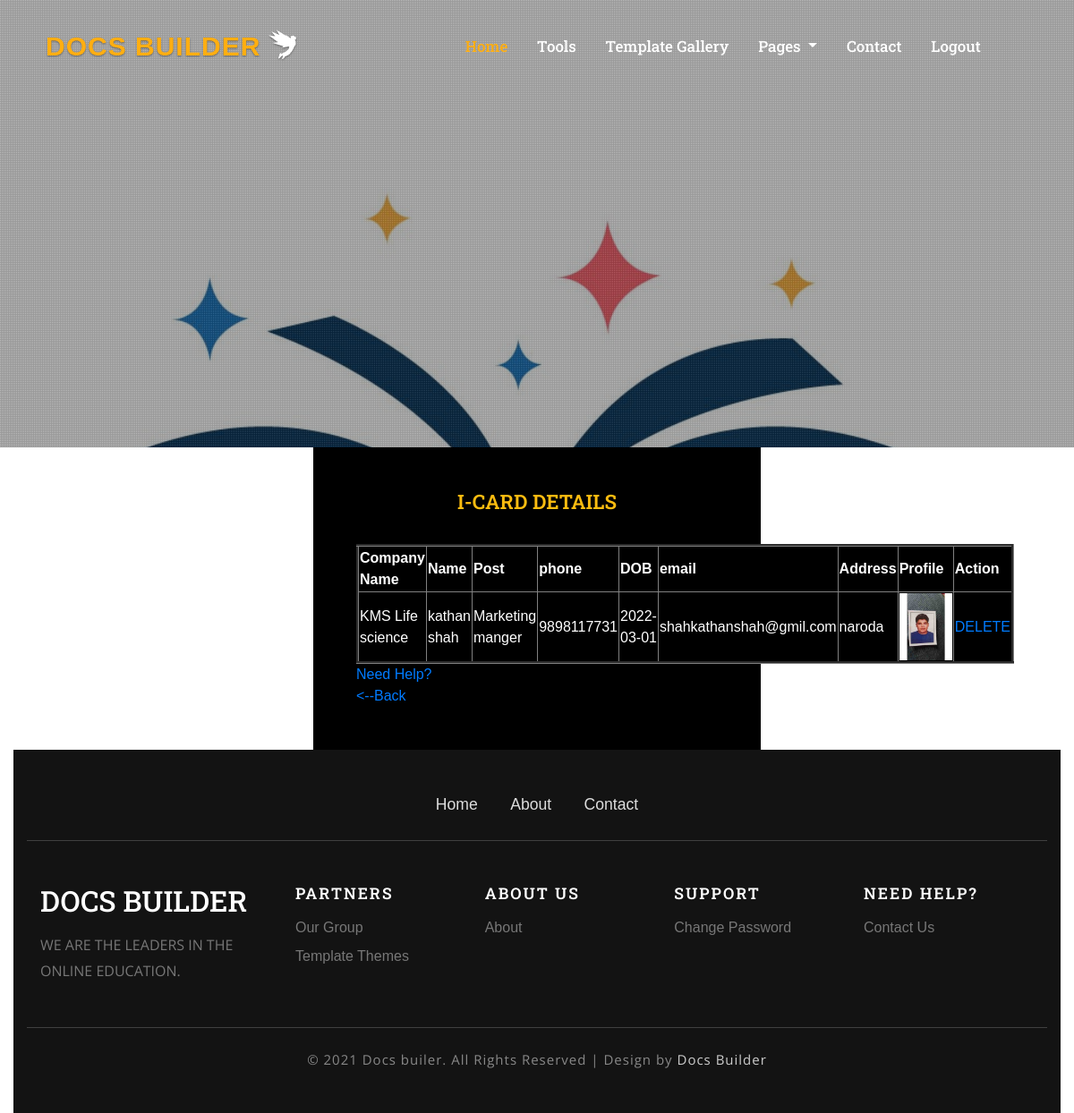
Screenshot of /web/editid.php (signed in) with the database file from the repository.
### tables this page shows
CREATE TABLE `card` (
  `i_id` int(11) NOT NULL,
  `C_name` varchar(50) NOT NULL,
  `name` varchar(50) NOT NULL,
  `post` varchar(50) NOT NULL,
  `address` longtext NOT NULL,
  `phone` bigint(15) NOT NULL,
  `profile` longtext NOT NULL,
  `logo` longtext NOT NULL,
  `DOB` date NOT NULL,
  `email` varchar(50) NOT NULL,
  `user_id` int(11) NOT NULL
);

### web/editid.php (the view, shortened to what this page needs)
<!DOCTYPE html>
<html lang="en">
<head>
	<link rel="stylesheet" href="css/bootstrap.css">
	<link rel="stylesheet" href="css/style.css" type="text/css" media="all" />
	<link rel="stylesheet" href="css/fontawesome-all.css">
</head>
<body>
<?php
 include 'conn.php';
 include 'head.php';
?>
<section class="innerpage_banner py-5">
	<div class="dot1">
	</div>
</section>
<div class="container-fluid">
			<div class="row">
				<div class="col-lg-12 map ">
				<center><div class="col-lg-5 mail-grid1-form ">
												<h3 class="tittle-w3"><span>I-Card Details</span></h3>
						<center>
						 <table border="3" align="center" bgcolor="#000000">
                                <tr>
                                    <th>Company Name</th>
                   		            <th>Name</th>
                                    <th>Post</th>
                                    <th>phone</th>
                                    <th>DOB</th>
                                    <th>email</th>
                                    <th>Address</th>
                                    <th>Profile</th>
                                    <th>Action</th>
                                </tr>
            					<tbody><b>
									<?php
									$sql="SELECT * FROM Card WHERE user_id=".$_SESSION['sess_uid'];
									$res=mysqli_query($con,$sql);
									$count=mysqli_num_rows($res);
									if($count==0)
									{
										echo "<script> alert('sorry data are not found');</script>";
									}
									else
									{
									while($row=$res->fetch_assoc())
									{
												echo "<tr>";
												echo "<td>".$row['C_name']."</td>";
												echo "<td>".$row['name']."</td>";
												echo "<td>".$row['post']."</td>";
												echo "<td>".$row['phone']."</td>";
												echo "<td>".$row['DOB']."</td>";
												echo "<td>".$row['email']."</td>";
												echo "<td>".$row['address']."</td>";
												echo "<td> <img src=profile/".$row['profile']." height='75px'></td>";?>
												<td><a href='?del=<?php echo $row['i_id']; ?>' onclick="return confirm('Are You Sure?');">DELETE</a>
												</td>
											</tr>
									<?php
									}
                					}
									?>
										</b></tbody>
                                    </table>
                                    <a href="contact.php" class="ab">Need Help?</a><br/><a href="services.php" class="ab"><--Back</a></form><br/>
                                  </center>
					</div>
				</center>
			</div
		</div>
</div>
<?php
 include 'footer.php';
?>
</body>
</html>

### web/css/style.css (style rules this page uses)
body { padding:0; margin:0; background:#fff; position:relative; font-family: 'Montserrat', sans-serif; }
body a { transition:0.5s all; -webkit-transition:0.5s all; -moz-transition:0.5s all; -o-transition:0.5s all; -ms-transition:0.5s all; }
h1,h2,h3,h4,h5,h6 { margin:0; font-family: 'Roboto Slab', serif; }
.innerpage_banner { background: url("../images/logo.png") no-repeat 0px 0px; background-size: cover; min-height: 500px; }
.dot1 { position: absolute; top: 0; left: 0; width: 100%; min-height: 500px; background: url(../images/dott.png)repeat 0px 0px; background-size: 2px; -webkit-background-size: 2px; -moz-background-size: 2px; -o-background-size: 2px; -ms-background-size: 2px; }
.map { padding: 0; }
.mail-grid1-form { padding: 3em; background: #000; }
h3.tittle-w3 { color:#fff; font-size: 1.4em; margin-bottom: 1.5em; text-transform:uppercase; font-weight:600; }
h3.tittle-w3 span { color: #fdbd10; }

### web/editid.php (style rules this page uses)
.ab { text-align: right; float: left; }
* { color: white; }

### rows the page displays
card: C_name "KMS Life science", name "kathan shah", post "Marketing manger", phone "9898117731", DOB "2022-03-01", email "shahkathanshah@gmil.com", address "naroda", profile (picture)
